Frame 1 (no input): blank canvas, image omitted
Frame 60 (the mouse pressed at the canvas centre just before this capture): blank canvas, image omitted
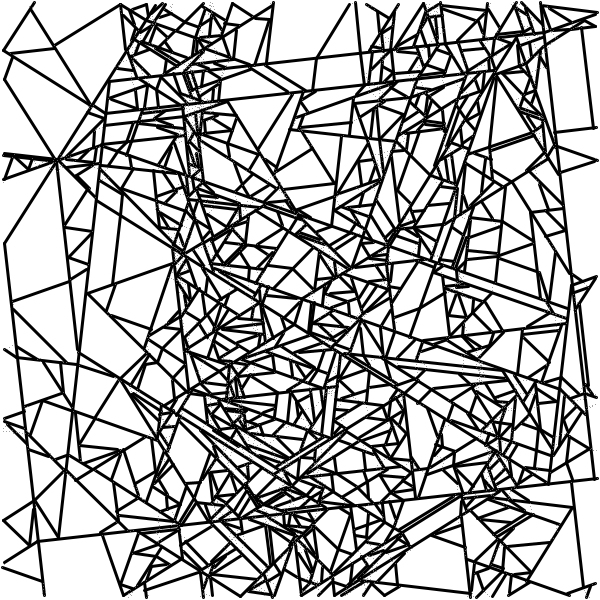
Frame 120 (the mouse held since frame 60 and released just before this capture)

The Processing sketch whose frames 1 and 60 were blank and that drew this single picture after the mouse press (run headless with seeded random() and noise(); from frame 60 on, the mouse is pressed at the canvas centre):

// Processing sketch: sketch_210614f
// ── sketch_210614f.pde

int NORTH = 0;
int EAST = 1;
int SOUTH = 2;
int WEST = 3;

float posX, posY;
float posXcross, posYcross;

int direction = SOUTH;
float angleCount = 7;
float angle = getRandomAngle(direction);
float stepSize = 3;
int minLength = 10;

void setup() {
  size(600, 600);
  colorMode(HSB, 360, 100, 100, 100);
  smooth();
  background(360);

  posX = int(random(0, width));
  posY = 5;
  posXcross = posX;
  posYcross = posY;
}

void draw() {
  for (int i = 0; i < mouseX; i++) {
    strokeWeight(1);
    stroke(180);
    point(posX, posY);
    
    posX += cos(radians(angle)) * stepSize;
    posY += sin(radians(angle)) * stepSize;

    boolean reachedBorder = false;

    if (posY <= 5) {
      direction = SOUTH;
      reachedBorder = true;
    } else if (posX >= width-5) {
      direction = WEST;
      reachedBorder = true;
    } else if (posY >= height-5) {
      direction = NORTH;
      reachedBorder = true;
    } else if (posX <= 5) {
      direction = EAST;
      reachedBorder = true;
    }

    int px = (int) posX;
    int py = (int) posY;

    if (get(px, py) != color(360) || reachedBorder) {
      angle = getRandomAngle(direction);
      float distance = dist(posX, posY, posXcross, posYcross);
      if (distance >= minLength) {
        strokeWeight(3);
        stroke(0);
        line(posX, posY, posXcross, posYcross);
      }
      posXcross = posX;
      posYcross = posY;
    }
  }
}

float getRandomAngle(int theDirection) {
  float a = (floor(random(-angleCount, angleCount)) + 0.5) *90.0/ angleCount;
  if (theDirection == NORTH) return (a-90);
  if (theDirection == EAST) return (a);
  if (theDirection == SOUTH) return (a+90);
  if (theDirection == WEST) return (a+180);
  return 0;
}
